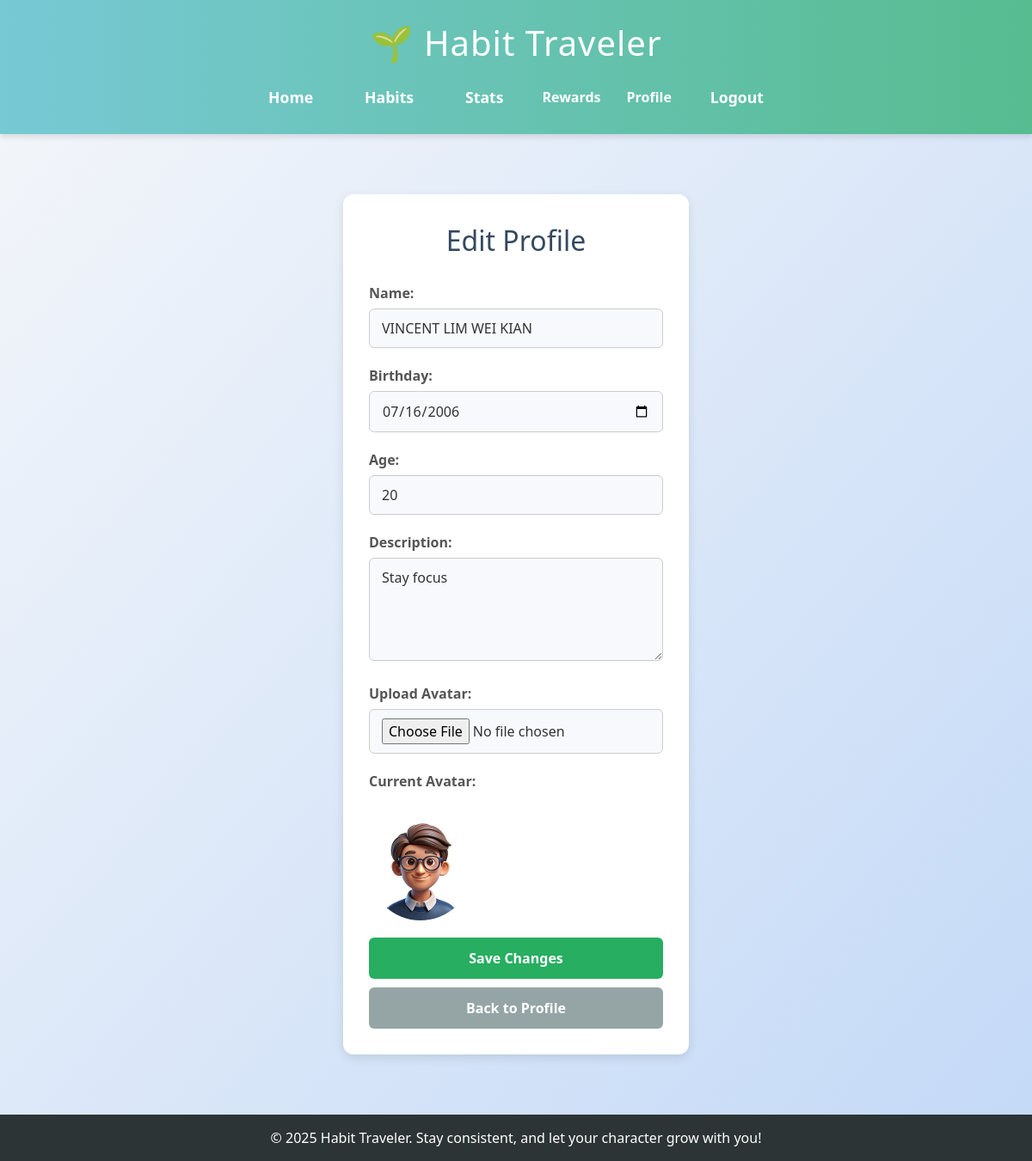
The page /edit_profile (signed in) on the database as committed earlier.
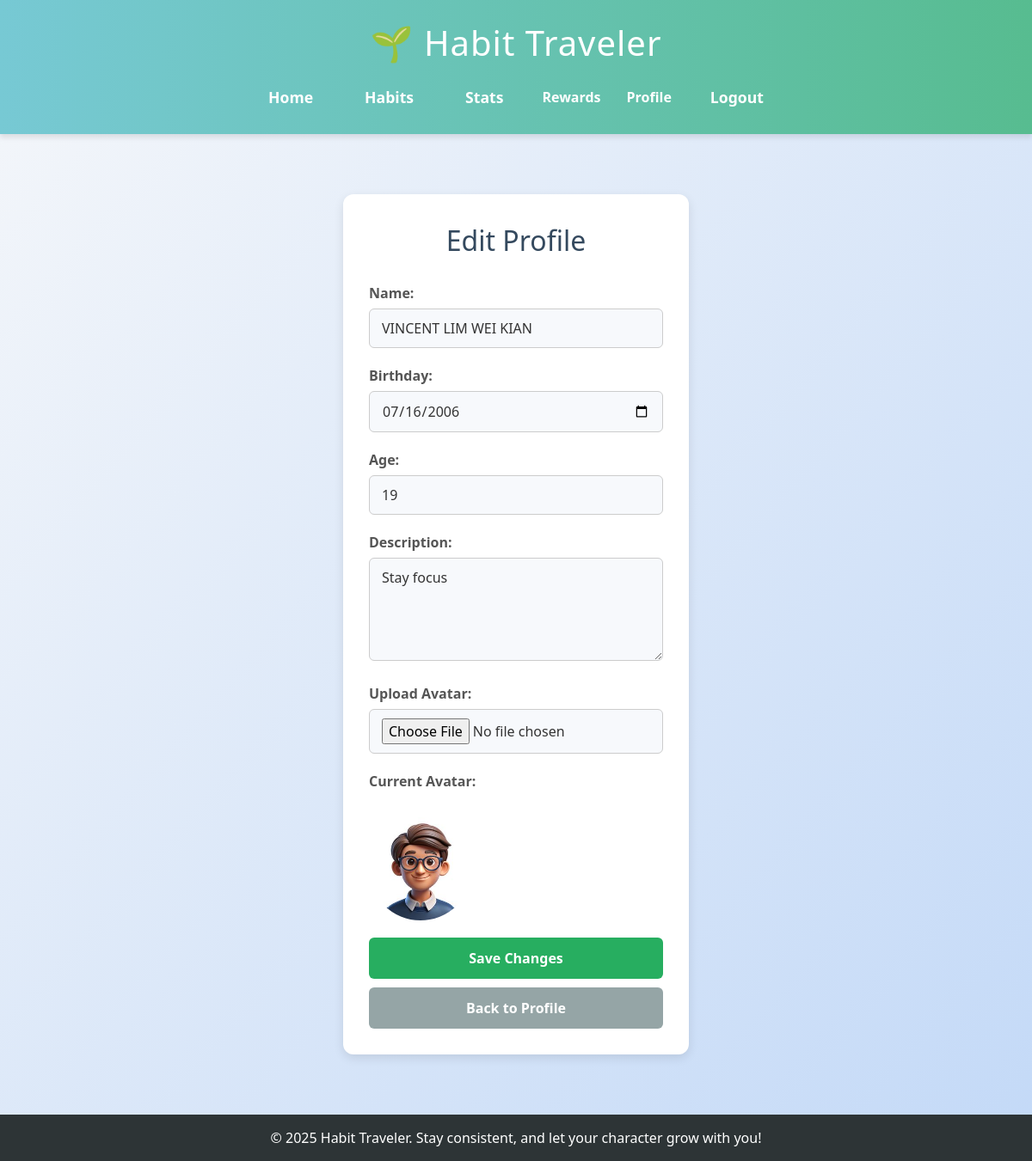
The same page on the database as committed later.
### app.py (models this page shows)
class User(db.Model):
    id = db.Column(db.Integer, primary_key=True)
    email = db.Column(db.String(150), unique=True, nullable=False)
    name = db.Column(db.String(150), unique=True, nullable=True)
    password = db.Column(db.String(200), nullable=False)
    xp = db.Column(db.Integer, default=0)
    level = db.Column(db.Integer, default=1)
    birthday = db.Column(db.Date, nullable=True)
    age = db.Column(db.Integer, nullable=True)
    description = db.Column(db.String(500), nullable=True)
    avatar = db.Column(db.String(200), nullable=True)

### app.py (the view, shortened to what this page needs)
@app.route('/edit_profile', methods=['GET', 'POST'])
def edit_profile():
    if 'user_id' not in session:
        return redirect(url_for('login'))
    user_id = session['user_id']
    user = User.query.get(user_id)
    return render_template('edit_profile.html', user=user)

### templates/edit_profile.html (shortened to what this page needs)
{% extends 'base.html' %}
{% block content %}
<div class="edit-profile">
    <h1>Edit Profile</h1>
    <form method="POST" enctype="multipart/form-data">
        <div class="form-group">
            <label for="name">Name:</label>
            <input type="text" name="name" value="{{ user.name or '' }}" required>
        </div>
        <div class="form-group">
            <label for="birthday">Birthday:</label>
            <input type="date" name="birthday" value="{{ user.birthday }}" required>
        </div>
        <div class="form-group">
            <label for="age">Age:</label>
            <input type="number" name="age" value="{{ user.age }}" required>
        </div>
        <div class="form-group">
            <label for="description">Description:</label>
            <textarea name="description" required>{{ user.description }}</textarea>
        </div>
        <div class="form-group">
            <label for="avatar">Upload Avatar:</label>
            <input type="file" name="avatar" accept="image/*">
        </div>
        <div class="form-group">
            <label>Current Avatar:</label><br>
            <img src="{{ url_for('static', filename='avatars/' + (user.avatar if user.avatar else 'default_avatar.png')) }}"
                 alt="Avatar" class="rounded-full" width="120" height="120">
        </div>
        <button type="submit" class="button save-button">Save Changes</button>
    </form>
    <a href="{{ url_for('profile') }}" class="button back-button">Back to Profile</a>
</div>
{% endblock %}

Rows that differ between the two databases and show on the page:
changed User "VINCENT LIM WEI KIAN": age "20" → "19"
